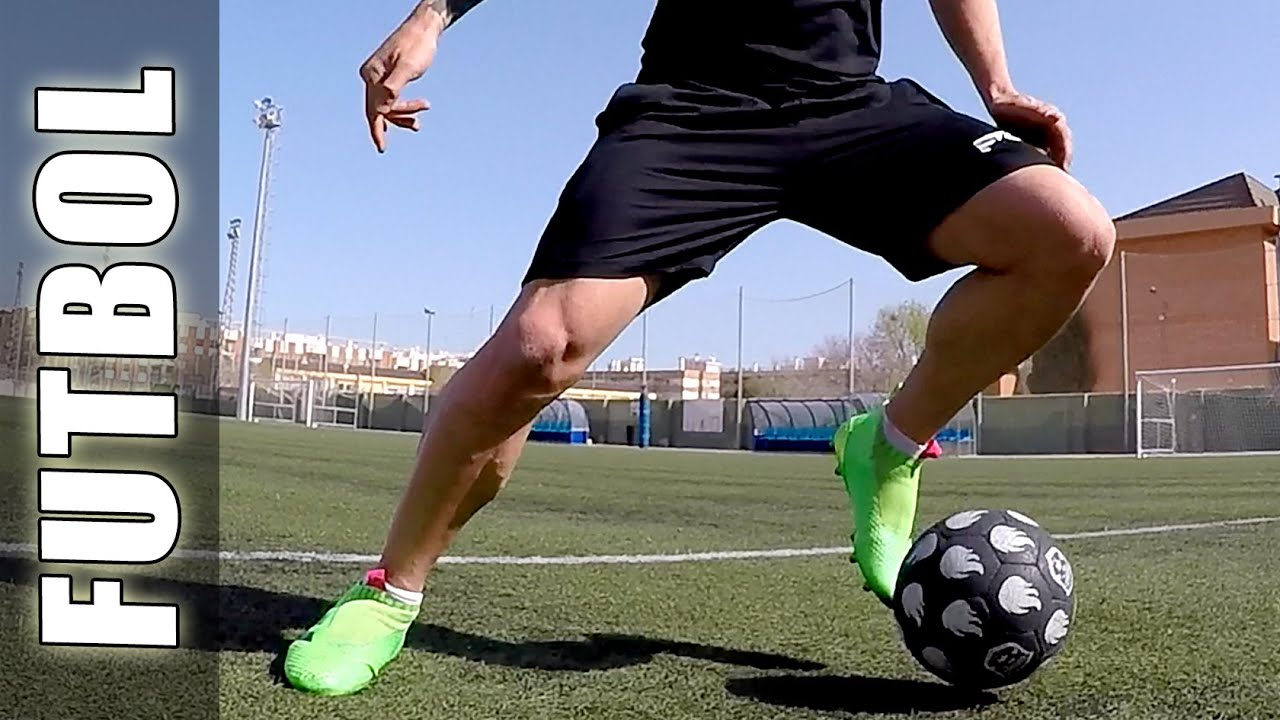
#> input picture StringPY/IMG/balon.jpg, 1280 x 720 px, given in place of the camera
$ python contornoVideo.py
#> lines starting #> are read from the running program, lines starting #| are printed output that depends on the picture; after the words box and inside, x2 and y2 are one past the last pixel; in counts of white or black regions, pixels touching at a corner belong together
import cv2 as cv
import numpy as np
cap = cv.VideoCapture(0)
while True:
  ret, frame = cap.read()
#> frame is the input picture: shape (720, 1280, 3); mean B, G, R 123.4, 123.4, 121.5
  if ret==True:
    gray = cv.cvtColor(frame,cv.COLOR_RGB2GRAY)
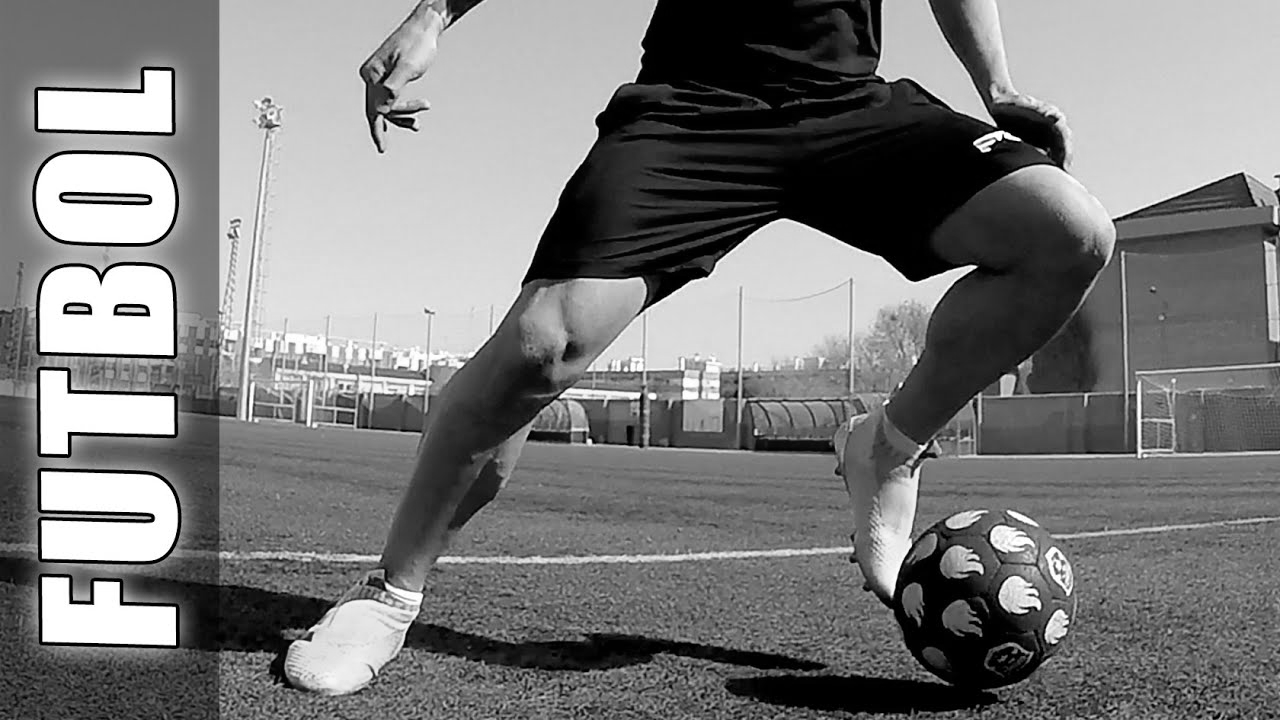
#> gray: shape (720, 1280); min 0, max 255, mean 123.2
    gauss = cv.GaussianBlur(gray,(5,5),0)
    canny = cv.Canny(gauss,50,150)
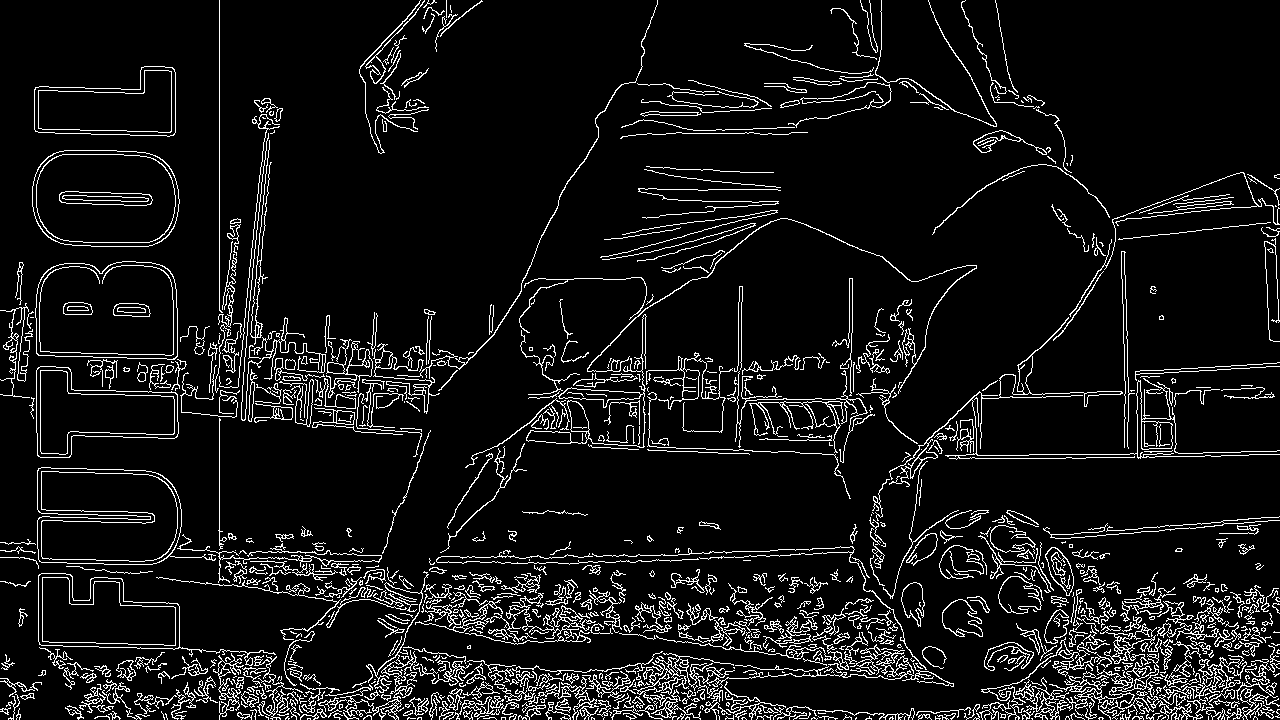
#> canny: shape (720, 1280); 8.1% white in thin lines or dots
    (contornos,_) = cv.findContours(canny.copy(), cv.RETR_EXTERNAL, cv.CHAIN_APPROX_SIMPLE)
#> contornos = 856 contours, 604 with area under 20; largest, box (x1, y1, x2, y2) and area: (35, 261, 178, 360) 12781, (37, 467, 216, 565) 12547, (32, 150, 180, 247) 12528, (38, 573, 276, 666) 8169, (36, 366, 179, 458) 7988
    cv.imshow('canny', canny)
    if cv.waitKey(1) & 0xFF == ord('s'):
#> (key Esc is pressed here)
      break
cap.release()
cv.destroyAllWindows()
